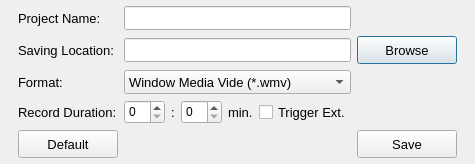
<?xml version="1.0" encoding="UTF-8"?>
<ui version="4.0">
 <class>New</class>
 <widget class="QDialog" name="New">
  <property name="geometry">
   <rect>
    <x>0</x>
    <y>0</y>
    <width>467</width>
    <height>164</height>
   </rect>
  </property>
  <property name="sizePolicy">
   <sizepolicy hsizetype="MinimumExpanding" vsizetype="MinimumExpanding">
    <horstretch>0</horstretch>
    <verstretch>0</verstretch>
   </sizepolicy>
  </property>
  <property name="maximumSize">
   <size>
    <width>467</width>
    <height>164</height>
   </size>
  </property>
  <property name="windowTitle">
   <string>New</string>
  </property>
  <layout class="QGridLayout" name="gridLayout">
   <property name="leftMargin">
    <number>18</number>
   </property>
   <property name="topMargin">
    <number>6</number>
   </property>
   <property name="rightMargin">
    <number>18</number>
   </property>
   <property name="bottomMargin">
    <number>6</number>
   </property>
   <item row="0" column="0">
    <widget class="QLabel" name="label_126">
     <property name="font">
      <font>
       <family>Arial</family>
       <pointsize>10</pointsize>
       <weight>50</weight>
       <bold>false</bold>
      </font>
     </property>
     <property name="text">
      <string>Project Name:</string>
     </property>
    </widget>
   </item>
   <item row="1" column="0">
    <widget class="QLabel" name="label_127">
     <property name="font">
      <font>
       <family>Arial</family>
       <pointsize>10</pointsize>
       <weight>50</weight>
       <bold>false</bold>
      </font>
     </property>
     <property name="text">
      <string>Saving Location:</string>
     </property>
    </widget>
   </item>
   <item row="1" column="6">
    <widget class="QPushButton" name="homeBrowseButton_3">
     <property name="minimumSize">
      <size>
       <width>100</width>
       <height>28</height>
      </size>
     </property>
     <property name="font">
      <font>
       <family>Arial</family>
       <pointsize>10</pointsize>
      </font>
     </property>
     <property name="text">
      <string>Browse</string>
     </property>
    </widget>
   </item>
   <item row="2" column="0">
    <widget class="QLabel" name="label_128">
     <property name="font">
      <font>
       <family>Arial</family>
       <pointsize>10</pointsize>
       <weight>50</weight>
       <bold>false</bold>
      </font>
     </property>
     <property name="text">
      <string>Format:</string>
     </property>
    </widget>
   </item>
   <item row="2" column="1" colspan="5">
    <widget class="QComboBox" name="comboBox_5">
     <property name="minimumSize">
      <size>
       <width>0</width>
       <height>24</height>
      </size>
     </property>
     <property name="font">
      <font>
       <family>Arial</family>
       <pointsize>10</pointsize>
      </font>
     </property>
     <item>
      <property name="text">
       <string>Window Media Vide (*.wmv)</string>
      </property>
     </item>
     <item>
      <property name="text">
       <string>Audio Video Interleaved (*.avi)</string>
      </property>
     </item>
     <item>
      <property name="text">
       <string>MPEG-4 (*.Mp4)</string>
      </property>
     </item>
     <item>
      <property name="text">
       <string>Tagged Image File Format (*.tiff)</string>
      </property>
     </item>
    </widget>
   </item>
   <item row="3" column="0">
    <widget class="QLabel" name="label_129">
     <property name="font">
      <font>
       <family>Arial</family>
       <pointsize>10</pointsize>
       <weight>50</weight>
       <bold>false</bold>
      </font>
     </property>
     <property name="text">
      <string>Record Duration:</string>
     </property>
    </widget>
   </item>
   <item row="3" column="1">
    <widget class="QSpinBox" name="spinBox_9">
     <property name="minimumSize">
      <size>
       <width>0</width>
       <height>24</height>
      </size>
     </property>
     <property name="font">
      <font>
       <family>Arial</family>
      </font>
     </property>
    </widget>
   </item>
   <item row="3" column="2">
    <widget class="QLabel" name="label_130">
     <property name="font">
      <font>
       <family>Tahoma</family>
       <pointsize>10</pointsize>
      </font>
     </property>
     <property name="text">
      <string>:</string>
     </property>
    </widget>
   </item>
   <item row="3" column="3">
    <widget class="QSpinBox" name="spinBox_10">
     <property name="minimumSize">
      <size>
       <width>0</width>
       <height>24</height>
      </size>
     </property>
     <property name="font">
      <font>
       <family>Arial</family>
      </font>
     </property>
    </widget>
   </item>
   <item row="3" column="4">
    <widget class="QLabel" name="label_131">
     <property name="font">
      <font>
       <family>Tahoma</family>
       <pointsize>10</pointsize>
      </font>
     </property>
     <property name="text">
      <string>min.</string>
     </property>
    </widget>
   </item>
   <item row="3" column="5">
    <widget class="QCheckBox" name="checkBox_14">
     <property name="minimumSize">
      <size>
       <width>0</width>
       <height>24</height>
      </size>
     </property>
     <property name="font">
      <font>
       <family>Arial</family>
       <pointsize>10</pointsize>
      </font>
     </property>
     <property name="text">
      <string>Trigger Ext.</string>
     </property>
    </widget>
   </item>
   <item row="4" column="0">
    <widget class="QPushButton" name="pushButton_76">
     <property name="minimumSize">
      <size>
       <width>100</width>
       <height>28</height>
      </size>
     </property>
     <property name="font">
      <font>
       <family>Arial</family>
       <pointsize>10</pointsize>
      </font>
     </property>
     <property name="text">
      <string>Default</string>
     </property>
    </widget>
   </item>
   <item row="4" column="6">
    <widget class="QPushButton" name="homeSaveButton_3">
     <property name="minimumSize">
      <size>
       <width>100</width>
       <height>28</height>
      </size>
     </property>
     <property name="font">
      <font>
       <family>Arial</family>
       <pointsize>10</pointsize>
      </font>
     </property>
     <property name="text">
      <string>Save</string>
     </property>
    </widget>
   </item>
   <item row="0" column="1" colspan="5">
    <widget class="QLineEdit" name="lineEdit_3">
     <property name="minimumSize">
      <size>
       <width>0</width>
       <height>24</height>
      </size>
     </property>
    </widget>
   </item>
   <item row="1" column="1" colspan="5">
    <widget class="QLineEdit" name="lineEdit_28">
     <property name="minimumSize">
      <size>
       <width>0</width>
       <height>24</height>
      </size>
     </property>
    </widget>
   </item>
  </layout>
 </widget>
 <resources/>
 <connections/>
</ui>
